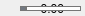
<?xml version="1.0" encoding="UTF-8"?>
<ui version="4.0">
 <class>VolumeTimePanel</class>
 <widget class="QWidget" name="VolumeTimePanel">
  <property name="geometry">
   <rect>
    <x>0</x>
    <y>0</y>
    <width>85</width>
    <height>16</height>
   </rect>
  </property>
  <property name="minimumSize">
   <size>
    <width>85</width>
    <height>16</height>
   </size>
  </property>
  <property name="maximumSize">
   <size>
    <width>85</width>
    <height>16</height>
   </size>
  </property>
  <property name="windowTitle">
   <string>Form</string>
  </property>
  <widget class="QLabel" name="tick">
   <property name="geometry">
    <rect>
     <x>32</x>
     <y>1</y>
     <width>32</width>
     <height>16</height>
    </rect>
   </property>
   <property name="maximumSize">
    <size>
     <width>16777215</width>
     <height>16777215</height>
    </size>
   </property>
   <property name="font">
    <font>
     <pointsize>9</pointsize>
     <weight>50</weight>
     <italic>false</italic>
     <bold>false</bold>
    </font>
   </property>
   <property name="text">
    <string>0:00</string>
   </property>
   <property name="alignment">
    <set>Qt::AlignRight|Qt::AlignTrailing|Qt::AlignVCenter</set>
   </property>
  </widget>
  <widget class="QLabel" name="volumeImg">
   <property name="geometry">
    <rect>
     <x>71</x>
     <y>3</y>
     <width>14</width>
     <height>12</height>
    </rect>
   </property>
   <property name="text">
    <string/>
   </property>
   <property name="pixmap">
    <pixmap resource="imgs.qrc">:/img/volume_clicked.png</pixmap>
   </property>
   <property name="scaledContents">
    <bool>true</bool>
   </property>
  </widget>
  <widget class="QSlider" name="volume">
   <property name="geometry">
    <rect>
     <x>20</x>
     <y>5</y>
     <width>61</width>
     <height>7</height>
    </rect>
   </property>
   <property name="styleSheet">
    <string notr="true">QSlider::groove:horizontal {

background: #727982;
height: 5px;
border-radius: 4px;
}

QSlider::sub-page:horizontal {
background: qlineargradient(x1: 0, y1: 0,    x2: 0, y2: 1,
    stop: 0 #66e, stop: 1 #bbf);
background: qlineargradient(x1: 0, y1: 0.2, x2: 1, y2: 1,
    stop: 0 #bbf, stop: 1 #55f);
border: 1px solid #777;
height: 5px;
border-radius: 4px;
}

QSlider::add-page:horizontal {
background: #fff;
border: 1px solid #777;
height: 5px;
border-radius: 4px;
}

QSlider::handle:horizontal {
width:10px
}

QSlider::handle:horizontal:hover {
width: 10px
}

QSlider::sub-page:horizontal:disabled {
background: #94ad6b;
border-color: #999;
}

QSlider::add-page:horizontal:disabled {
background: #eee;
border-color: #999;
}

QSlider::handle:horizontal:disabled {
width: 0px
}</string>
   </property>
   <property name="orientation">
    <enum>Qt::Horizontal</enum>
   </property>
  </widget>
 </widget>
 <resources>
  <include location="imgs.qrc"/>
 </resources>
 <connections/>
</ui>
